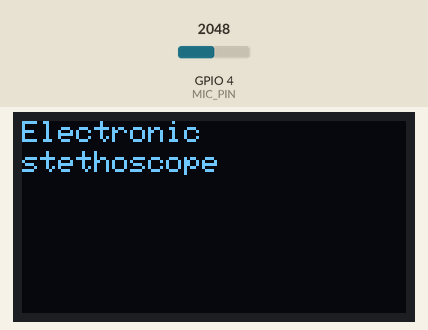
This sketch was run on a simulated ESP32. Parts: 128×64 one-colour display. The test bench sets the inputs (shaded band); at power-on: GPIO 4 (MIC_PIN) = 2048. WiFi joins after 1.5 s; servers stay silent unless stated; uploads are accepted with an empty reply; what the sketch prints to the serial monitor is not drawn.

Above: at 0.1 s.
At 6.1 s:
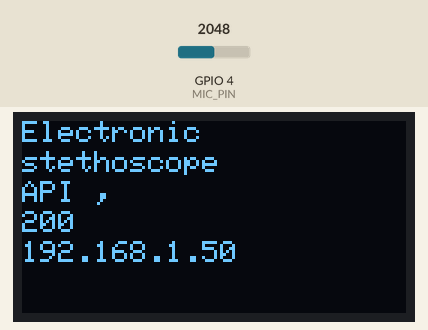

The sketch:

ESP32_MQTT_API_JSON.ino
```cpp
#include <WiFi.h>
#include <PubSubClient.h>
#include <SPI.h>
#include <Wire.h>
#include <Adafruit_GFX.h>
#include <Adafruit_SH110X.h>
#include "DHT.h"
#include <ArduinoJson.h>
#include <HTTPClient.h>


#define i2c_Address 0x3c //initialize with the I2C addr 0x3C Typically eBay OLED's
#define SCREEN_WIDTH 128 // OLED display width, in pixels
#define SCREEN_HEIGHT 64 // OLED display height, in pixels
#define OLED_RESET -1   //   QT-PY / XIAO


Adafruit_SH1106G display = Adafruit_SH1106G(SCREEN_WIDTH, SCREEN_HEIGHT, &Wire, OLED_RESET);


//MIC_PIN
#define MIC_PIN 4  // ADC1 channel


// Wi-Fi credentials
const char* ssid = "TEST";
const char* password = "1234";
const char* serverUrl = "https://esp32-api-sound-analyzer.onrender.com/receive_data"; // Replace with your server

// MQTT Broker details
String numbers[256];
const int numSamples = 2000;
float amplitude[numSamples];
float timeValues[numSamples];


void setupWiFi() {
  delay(10);
  Serial.println("Connecting to Wi-Fi...");
  //WiFi.begin(ssid, password);
  WiFi.disconnect(true);
  WiFi.mode(WIFI_STA);

  WiFi.begin(ssid, password);

  while (WiFi.status() != WL_CONNECTED) {
    delay(500);
    Serial.print(".");
    //digitalWrite(LED_BUILTIN, !digitalRead(LED_BUILTIN));
  }
  while (WiFi.status() != WL_CONNECTED) {
    delay(500);
    Serial.print(".");
  }
  Serial.println("Connected to Wi-Fi.");
    // Once connected, print IP address
  Serial.println("\nConnected to Wi-Fi!");
  Serial.print("IP Address: ");
  Serial.println(WiFi.localIP()); // Print the ESP32's IP address
}

void setup() {
  Serial.begin(115200);
  display.begin(i2c_Address, true); // Address 0x3C default
  display.clearDisplay();
  display.setTextSize(1);
  display.setTextColor(SH110X_WHITE);
  display.setCursor(0, 0);
  display.println("Electronic ");
  display.setCursor(0, 10);
  display.println("stethoscope");
  display.display();

  delay(2000);


  setupWiFi();

    for (int i = 0; i < numSamples; i++) {
        timeValues[i] = i * 0.01;  // Example: 10ms interval
    }
}

void publishSensorData() {

    for (int i = 0; i < numSamples; i++) {
        int rawValue = analogRead(MIC_PIN);
        amplitude[i] = (rawValue / 4095.0) * 100.0; // Convert to 0-100 range
        delay(1); // 1ms delay to achieve 1000 samples in 1 second
    }

    // Create JSON
    StaticJsonDocument<8192> jsonDoc;
    JsonArray amplitudeArray = jsonDoc.createNestedArray("amplitude");
    JsonArray timeArray = jsonDoc.createNestedArray("time");

    for (int i = 0; i < numSamples; i++) {
        amplitudeArray.add(amplitude[i]);
        timeArray.add(timeValues[i]);
    }

    // Serialize JSON
    String jsonString;
    serializeJson(jsonDoc, jsonString);

    if (WiFi.status() == WL_CONNECTED) {
        HTTPClient http;
        http.begin(serverUrl);
        http.addHeader("Content-Type", "application/json");

        String jsonPayload = String(jsonString.c_str()) ;

        int httpResponseCode = http.POST(jsonPayload);
        display.setTextSize(1);
        display.setTextColor(SH110X_WHITE);
        display.setCursor(0, 0);
        display.println("Electronic ");
        display.setCursor(0, 10);
        display.println("stethoscope");
        display.setCursor(0, 20);
        display.println("API , ");
        display.setCursor(0, 30);
        display.println(String(httpResponseCode));
        display.setCursor(0, 40);
        display.println(    WiFi.localIP());

        display.display();
        delay(2000);
        display.clearDisplay();
        if (httpResponseCode > 0) {
            String response = http.getString();
            Serial.println("Server Response: " + response);
        } else {
            Serial.print("Error in POST request: ");
            Serial.println(httpResponseCode);
        }

        http.end();
    } else {
        Serial.println("WiFi Disconnected!");
    }
}
void api()
{
  const int sampleSize = 1024;  // Adjust based on needs
  uint16_t audioData[sampleSize];

  // Read ADC values
  for (int i = 0; i < sampleSize; i++) {
    audioData[i] = analogRead(MIC_PIN);
    delayMicroseconds(62);  // ~16kHz sample rate
  }

  // Send data to server
  if (WiFi.status() == WL_CONNECTED) {
    HTTPClient http;
    http.begin(serverUrl);
    http.addHeader("Content-Type", "application/octet-stream");

    int httpResponseCode = http.POST((uint8_t*)audioData, sizeof(audioData));
    Serial.println("Response: " + String(httpResponseCode));
    http.end();
  }

  delay(100);  // Adjust based on transmission needs
}
void sendSineWaveData(float amplitude) {

    if (WiFi.status() == WL_CONNECTED) {
        HTTPClient http;
        http.begin(serverUrl);
        http.addHeader("Content-Type", "application/json");

        String jsonPayload = "{\"amplitude\": " + String(amplitude) + "}";

        int httpResponseCode = http.POST(jsonPayload);
        if (httpResponseCode > 0) {
            String response = http.getString();
            Serial.println("Server Response: " + response);
        } else {
            Serial.print("Error in POST request: ");
            Serial.println(httpResponseCode);
        }

        http.end();
    } else {
        Serial.println("WiFi Disconnected!");
    }
}
void loop() {

  static unsigned long lastTime = 0;
  if (millis() - lastTime > 1000) {
    publishSensorData();
    lastTime = millis();


  }
}
```
